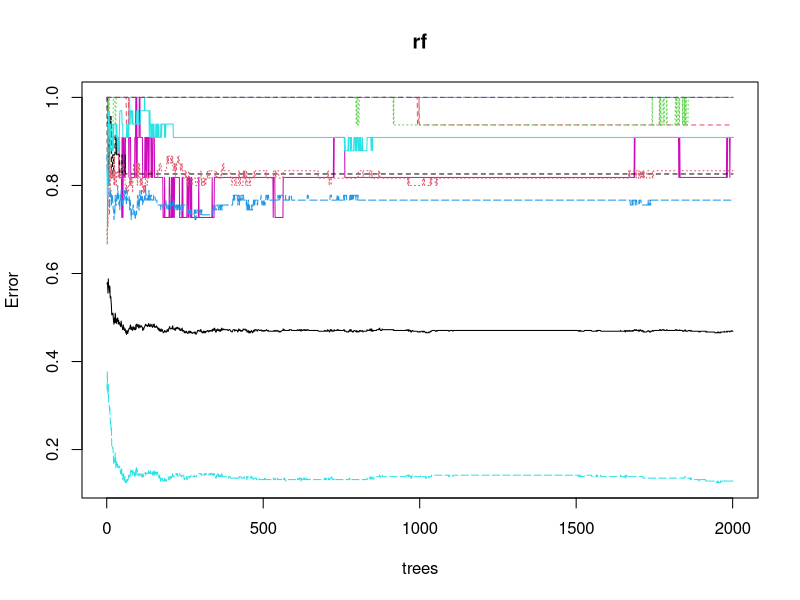
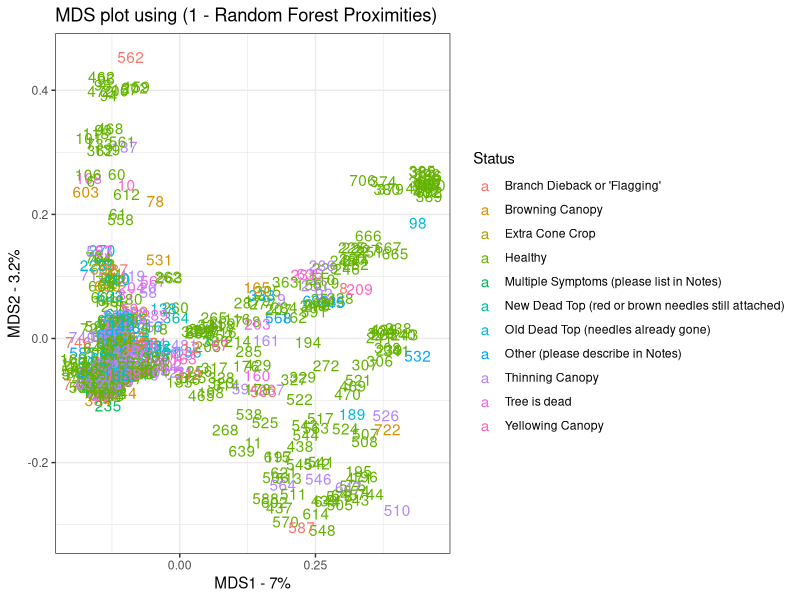
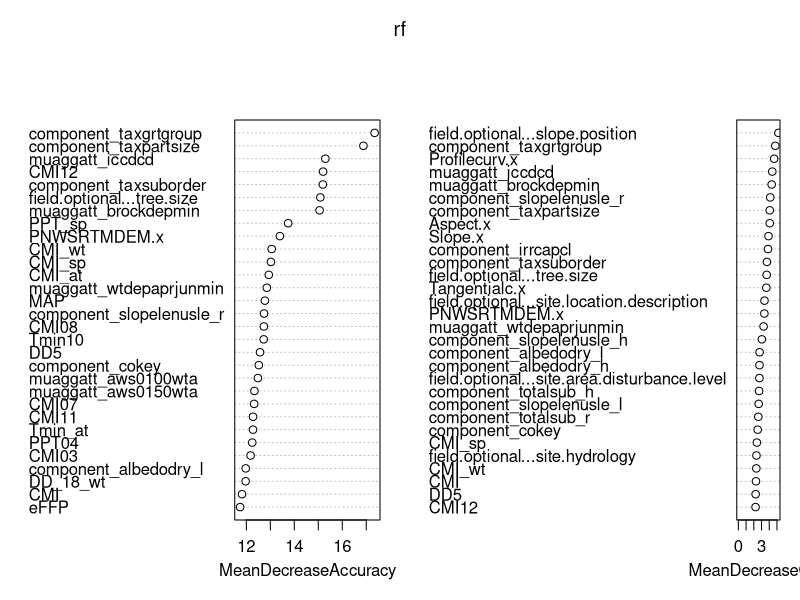

Write the R code that produced these figures, in order. (Note: a time limit stopped this script after it produced the figures.)
## ---- chunk 1
knitr::opts_chunk$set(echo = FALSE)
knitr::opts_knit$set(root.dir = "/Users/redcedar/ServerFiles/redcedar/") 
## ---- chunk 2
library(tidyverse)
library(randomForest)
library(caret)
library(rpart)
## ---- chunk 3
data <- read.csv("./data/observations-9.19.21.csv")
## ---- chunk 4
gps <- data[c(1,22,23)]
gps <- rename(gps,lat = latitude) %>% `colnames<-`(c("ID2","lat","long")) %>% mutate(el = ".") #columns were ranamed to match format for ClimateNA tool.
## ---- chunk 5
normals <- read.csv("./data/gps_Normal_1991_2020MSY.csv")
normals <- rename(normals, id = ID2) #rename column 'ID2' (changed for ClimateNA tool) back to 'id'
## ---- chunk 6
lastdecade <- read.csv("./data/gps_Decade_2011_2020MSY.csv")
lastdecade <- rename(lastdecade, id = ID2) #rename column 'ID2' (changed for ClimateNA tool) back to 'id'
## ---- chunk 7
topo <- read.csv("./data/gps plus DEM and TOPO data.csv")
topo <- rename(topo, id = ID2) #rename column 'ID2' (changed for ClimateNA tool) back to 'id'
## ---- chunk 8
wasoils <- read.csv("./data/Washington_GPS_Soils_Data_muaggatt_component.csv")
orsoils <- read.csv("./data/Oregon_GPS_Soils_Data_muagget_component.csv") #note misspelling of muaggatt
wasoils <- rename(wasoils, id = ID2) #rename column 'ID2' (changed for ClimateNA tool) back to 'id'
orsoils <- rename(orsoils, id = ID2) #rename column 'ID2' (changed for ClimateNA tool) back to 'id'
pnwsoils <- bind_rows(wasoils,orsoils)
## ---- chunk 9
#combinednormals <- left_join(data,normals,by="id")  %>% left_join(.,topo,by="id") %>% left_join(.,pnwsoils,by="id")
combo.decade <- left_join(data,lastdecade,by="id")  %>% left_join(.,topo,by="id") %>% left_join(.,pnwsoils,by="id")
## ---- chunk 10
combo.decade$field.tree.canopy.symptoms[combo.decade$field.tree.canopy.symptoms=="Multiple Symptoms"] <-"Multiple Symptoms (please list in Notes)"
combo.decade$field.tree.canopy.symptoms[combo.decade$field.tree.canopy.symptoms=="multiple symptoms"] <-"Multiple Symptoms (please list in Notes)"
combo.decade$field.tree.canopy.symptoms[combo.decade$field.tree.canopy.symptoms=="thinning foliage"] <-"Thinning Canopy"
combo.decade$field.tree.canopy.symptoms[combo.decade$field.tree.canopy.symptoms=="healthy"] <-"Healthy"
combo.decade$field.tree.canopy.symptoms[combo.decade$field.tree.canopy.symptoms=="dead top"] <-"Old Dead Top (needles already gone)"
combo.decade <- combo.decade %>% droplevels()
combo.decade$field.tree.canopy.symptoms <- as.factor(combo.decade$field.tree.canopy.symptoms)
#levels(combo.decade$field.tree.canopy.symptoms)
## ---- chunk 11
combo.decade$field.number.of.additional.unhealthy.trees..of.same.species..in.area..within.sight.[combo.decade$field.number.of.additional.unhealthy.trees..of.same.species..in.area..within.sight.=="4"] <- "4-6"
combo.decade$field.number.of.additional.unhealthy.trees..of.same.species..in.area..within.sight.[combo.decade$field.number.of.additional.unhealthy.trees..of.same.species..in.area..within.sight.=="5"] <- "4-6"
combo.decade$field.number.of.additional.unhealthy.trees..of.same.species..in.area..within.sight.[combo.decade$field.number.of.additional.unhealthy.trees..of.same.species..in.area..within.sight.=="2"] <- "2-3"
combo.decade <- combo.decade %>% droplevels()
combo.decade$field.number.of.additional.unhealthy.trees..of.same.species..in.area..within.sight. <- as.factor(combo.decade$field.number.of.additional.unhealthy.trees..of.same.species..in.area..within.sight.)
#levels(combo.decade$field.number.of.additional.unhealthy.trees..of.same.species..in.area..within.sight.)
## ---- chunk 12
combo.decade$field.optional...tree.size[combo.decade$field.optional...tree.size == "Large"] <- "Large (too big to wrap arms around trunk)"
combo.decade$field.optional...tree.size[combo.decade$field.optional...tree.size == "Medium"] <- "Medium (can wrap arms around trunk)"
combo.decade$field.optional...tree.size[combo.decade$field.optional...tree.size == "Small"] <- "Small (can wrap hands around trunk)"
combo.decade$field.optional...tree.size[combo.decade$field.optional...tree.size == "Very Large"] <- "Very Large (would take many people to wrap arms around trunk)"
combo.decade <- combo.decade %>% droplevels()
combo.decade$field.optional...tree.size <- as.factor(combo.decade$field.optional...tree.size)
#levels(combo.decade$field.optional...tree.size)
## ---- chunk 13
combo.decade <- combo.decade %>% filter(MAP >0 & RASTERVALU>=0, na.rm=TRUE)
## ---- chunk 14
combo.decade %>% group_by(field.tree.canopy.symptoms) %>% count()
## ---- chunk 15
combo.decade.filtered<- combo.decade %>% select(-c("field.optional...did.the.tree.have.heat.damage"
,"field.percent.canopy.affected...."
,"field.number.of.additional.unhealthy.trees..of.same.species..in.area..within.sight."
,"field.percent.of.trees..of.same.species..within.sight.that.are.unhealthy"
,"muaggatt_mukey"
,"component_mukey"
,"id"  
,"observed_on_string"                                                                     
,"observed_on"                                                                            
,"time_observed_at"                                                                       
,"time_zone"                                                                              
,"user_id"                                                                                
,"user_login"                                                                             
,"created_at"                                                                             
,"updated_at"
,"quality_grade"                                                                          
,"license"                                                                                
,"url"                                                                                    
,"image_url"                                                                              
,"sound_url"                                                                              
,"tag_list"                                                                               
,"description"                                                                            
,"num_identification_agreements"                                                          
,"num_identification_disagreements"                                                       
,"captive_cultivated"                                                                     
,"oauth_application_id"                                                                   
,"place_guess"                                                                            
,"latitude"                                                                               
,"longitude"                                                                              
,"positional_accuracy"                                                                    
,"private_place_guess"                                                                    
,"private_latitude"                                                                       
,"private_longitude"                                                                      
,"public_positional_accuracy"                                                             
,"geoprivacy"                                                                             
,"taxon_geoprivacy"                                                                       
,"coordinates_obscured"                                                                   
,"positioning_method"                                                                     
,"positioning_device"                                                                     
,"place_town_name"                                                                        
,"place_county_name"                                                                      
,"place_state_name"                                                                       
,"place_country_name"                                                                     
,"place_admin1_name"                                                                      
,"place_admin2_name"                                                                      
,"species_guess"                                                                          
,"scientific_name"
,"common_name"                                                                            
,"iconic_taxon_name"                                                                      
,"taxon_id"          
,"field.other.factors...are.there.signs.or.symptoms.of.insect..diseases..or.other.damage."
,"field.optional...what..other.factors..were.observed." 
, "field.optional...were.there.any.other.unhealthy.plant.species.on.the.site."             
 ,"field.optional...timing.of.symptoms.estimate"                                           
, "field.optional...estimated.time.spent.to.make.this.observation....of.minutes."          
, "field.optional...can.we.follow.up.with.you."
,"field_1.x"                                                                              
, "lat.x"                                                                                  
,"long.x"                                                                                 
, "el.x"      
, "OID_"                                                                                   
, "field_1.y"                                                                              
, "lat.y"                                                                                  
, "long.y"                                                                                 
, "el.y"                                                                                   
, "Aspect.y"                                                                               
, "Profilecurv.y"                                                                          
, "Tangentialc.y"                                                                          
, "Slope.y"                                                                                
, "PNWSRTMDEM.y"                                                                           
, "RASTERVALU"                                                                             
, "VAT_MapunitRaster_10m_Count"                                                            
, "VAT_MapunitRaster_10m_MUKEY"
,"X" 
,"Latitude"                                    
,"Longitude"
,"field.notes"  
))
## ---- chunk 16
# combo.decade.filtered <- combo.decade.filtered[c(45,50:59,68:332,337:341,355:394,396:503)]
## ---- chunk 17
nearZeroVar(combo.decade.filtered)
combo.decade.filtered.nearzerovar <- combo.decade.filtered[,-nearZeroVar(combo.decade.filtered)]
#write.csv(combo.decade.filtered,file="./data/troubleshoot.csv")
## ---- chunk 18
combo.decade.filtered.nearzerovar <-as.data.frame(unclass(combo.decade.filtered.nearzerovar),stringsAsFactors=TRUE) #change all chars to factors
## ---- chunk 19
for (n in names(combo.decade.filtered.nearzerovar))
  if (is.factor(combo.decade.filtered.nearzerovar[[n]])) {
    print(n)
    print(length(levels(combo.decade.filtered.nearzerovar[[n]])))
  }
## ---- chunk 20
less.fifty.three <- combo.decade.filtered.nearzerovar %>% select(-c("muaggatt_musym","muaggatt_muname","component_compname","component_geomdesc","component_taxclname","component_taxsubgrp")) # again, this may seem like a more difficult way than subsetting with df[-c(240,241,279,299,322,326)], but its easier in the long run when column numbers change as the data is filtered or added to. 
## ---- chunk 21
data.imputed <- rfImpute(field.tree.canopy.symptoms ~ ., data= less.fifty.three, iter=6)
## ---- chunk 22
# Below code copied from https://www.youtube.com/watch?v=HeTT73WxKIc
data_set_size = floor(nrow(data.imputed)*0.75)
index <- sample(1:nrow(data.imputed),size=data_set_size)
training <-data.imputed[index,]
test <-data.imputed[-index,]
## ---- chunk 23
rf <- randomForest(field.tree.canopy.symptoms ~ ., data=training, ntree=2001, importance=TRUE, na.action=na.omit, proximity=TRUE)
## ---- chunk 24
rf
## ---- chunk 25
plot(rf)
## ---- chunk 26
#Below code copied from: https://github.com/StatQuest/random_forest_demo/blob/master/random_forest_demo.R as described here: https://www.youtube.com/watch?v=6EXPYzbfLCE

## Start by converting the proximity matrix into a distance matrix. 

distance.matrix <- as.dist(1-rf$proximity)

mds.stuff <- cmdscale(distance.matrix, eig=TRUE, x.ret=TRUE)

## calculate the percentage of variation that each MDS axis accounts for...
mds.var.per <- round(mds.stuff$eig/sum(mds.stuff$eig)*100, 1)

## now make a fancy looking plot that shows the MDS axes and the variation:
mds.values <- mds.stuff$points
mds.data <- data.frame(Sample=rownames(mds.values),
  X=mds.values[,1],
  Y=mds.values[,2],
  Status=training$field.tree.canopy.symptoms)

ggplot(data=mds.data, aes(x=X, y=Y, label=Sample)) + 
  geom_text(aes(color=Status)) +
  theme_bw() +
  xlab(paste("MDS1 - ", mds.var.per[1], "%", sep="")) +
  ylab(paste("MDS2 - ", mds.var.per[2], "%", sep="")) +
  ggtitle("MDS plot using (1 - Random Forest Proximities)")
## ---- chunk 27
varImpPlot(rf)
## ---- chunk 28
filtered.symptoms <- data.imputed  %>% filter(field.tree.canopy.symptoms=="Healthy"|field.tree.canopy.symptoms=="Thinning Canopy"|field.tree.canopy.symptoms=="New Dead Top (red or brown needles still attached)"|field.tree.canopy.symptoms=="Old Dead Top (needles already gone)"|field.tree.canopy.symptoms=="Tree is dead") %>% droplevels()
#levels(filtered.symptoms$field.tree.canopy.symptoms)
## ---- chunk 29
filtered.symptoms %>% group_by(field.tree.canopy.symptoms) %>% count()
## ---- chunk 30
# Below code copied from https://www.youtube.com/watch?v=HeTT73WxKIc
data_set_size = floor(nrow(filtered.symptoms)*0.75)
index <- sample(1:nrow(filtered.symptoms),size=data_set_size)
training <-filtered.symptoms[index,]
test <-filtered.symptoms[-index,]
## ---- chunk 31
rf <- randomForest(field.tree.canopy.symptoms ~ ., data=training, ntree=2001, importance=TRUE, na.action=na.omit, proximity=TRUE)
## ---- chunk 32
rf
## ---- chunk 33
plot(rf)
## ---- chunk 34
#Below code copied from: https://github.com/StatQuest/random_forest_demo/blob/master/random_forest_demo.R as described here: https://www.youtube.com/watch?v=6EXPYzbfLCE

## Start by converting the proximity matrix into a distance matrix. 

distance.matrix <- as.dist(1-rf$proximity)

mds.stuff <- cmdscale(distance.matrix, eig=TRUE, x.ret=TRUE)

## calculate the percentage of variation that each MDS axis accounts for...
mds.var.per <- round(mds.stuff$eig/sum(mds.stuff$eig)*100, 1)

## now make a fancy looking plot that shows the MDS axes and the variation:
mds.values <- mds.stuff$points
mds.data <- data.frame(Sample=rownames(mds.values),
  X=mds.values[,1],
  Y=mds.values[,2],
  Status=training$field.tree.canopy.symptoms)

ggplot(data=mds.data, aes(x=X, y=Y, label=Sample)) + 
  geom_text(aes(color=Status)) +
  theme_bw() +
  xlab(paste("MDS1 - ", mds.var.per[1], "%", sep="")) +
  ylab(paste("MDS2 - ", mds.var.per[2], "%", sep="")) +
  ggtitle("MDS plot using (1 - Random Forest Proximities)")
## ---- chunk 35
varImpPlot(rf)
## ---- chunk 36
level_key <- c("Healthy" = "Healthy", "Thinning Canopy" = "Unhealthy", "New Dead Top (red or brown needles still attached)" = "Unhealthy", "Old Dead Top (needles already gone)" = "Unhealthy", "Tree is dead" = "Unhealthy", "Multiple Symptoms (please list in Notes)" = "Unhealthy", "Extra Cone Crop" = "Unhealthy", "Browning Canopy" = "Unhealthy","Branch Dieback or 'Flagging'" = "Unhealthy", "Other (please describe in Notes)" = "Unhealthy", "Yellowing Canopy" = "Unhealthy")

binary <- data.imputed
binary$field.tree.canopy.symptoms <- recode_factor(binary$field.tree.canopy.symptoms, !!!level_key)
#levels(binary$field.tree.canopy.symptoms)
binary$field.tree.canopy.symptoms <- as.factor(binary$field.tree.canopy.symptoms)
## ---- chunk 37
binary %>% group_by(field.tree.canopy.symptoms) %>% count()
## ---- chunk 38
# Below code copied from https://www.youtube.com/watch?v=HeTT73WxKIc
data_set_size = floor(nrow(binary)*0.75)
index <- sample(1:nrow(binary),size=data_set_size)
training <-binary[index,]
test <-binary[-index,]
## ---- chunk 39
rf <- randomForest(field.tree.canopy.symptoms ~ ., data=training, ntree=2001, importance=TRUE, na.action=na.omit, proximity=TRUE)
## ---- chunk 40
rf
## ---- chunk 41
plot(rf)
## ---- chunk 42
#Below code copied from: https://github.com/StatQuest/random_forest_demo/blob/master/random_forest_demo.R as described here: https://www.youtube.com/watch?v=6EXPYzbfLCE

## Start by converting the proximity matrix into a distance matrix. 

distance.matrix <- as.dist(1-rf$proximity)

mds.stuff <- cmdscale(distance.matrix, eig=TRUE, x.ret=TRUE)

## calculate the percentage of variation that each MDS axis accounts for...
mds.var.per <- round(mds.stuff$eig/sum(mds.stuff$eig)*100, 1)

## now make a fancy looking plot that shows the MDS axes and the variation:
mds.values <- mds.stuff$points
mds.data <- data.frame(Sample=rownames(mds.values),
  X=mds.values[,1],
  Y=mds.values[,2],
  Status=training$field.tree.canopy.symptoms)

ggplot(data=mds.data, aes(x=X, y=Y, label=Sample)) + 
  geom_text(aes(color=Status)) +
  theme_bw() +
  xlab(paste("MDS1 - ", mds.var.per[1], "%", sep="")) +
  ylab(paste("MDS2 - ", mds.var.per[2], "%", sep="")) +
  ggtitle("MDS plot using (1 - Random Forest Proximities)")
## ---- chunk 43
varImpPlot(rf)
